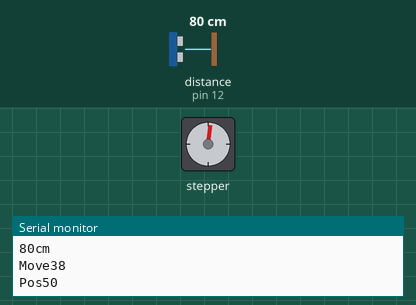
Recording of a sketch running on a simulated Arduino Uno, built with avr-gcc and run on an emulated ATmega328P. Shown: stepper motor, the last lines printed to the serial monitor. Wiring (inferred from the names in the program): ultrasonic range finder: trigger pin 13; echo pin 12. The test bench sets the inputs (shaded band); at power-on: distance to the obstacle (sensor on pin 12) 80 cm. The echo pulse lasts 58.3 µs per cm; stepper angles assume 2038 steps per turn.

Above: at 3.2 s.
3.3 s: distance to the obstacle (sensor on pin 12) set to 120 cm
At 4.83 s:
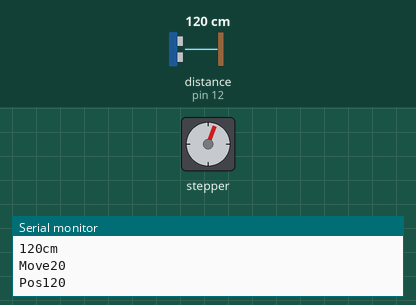
6.3 s: distance to the obstacle (sensor on pin 12) set to 250 cm
At 9.18 s:
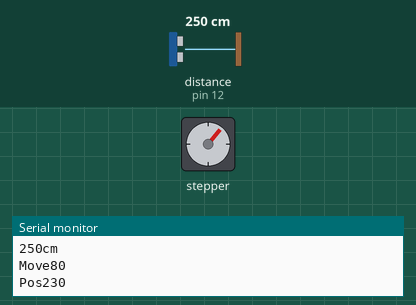
9.3 s: distance to the obstacle (sensor on pin 12) set to 299 cm
At 12.1 s:
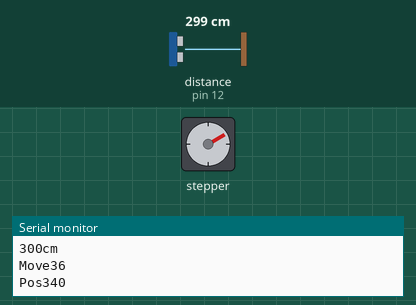
12.3 s: distance to the obstacle (sensor on pin 12) set to 35 cm
Timing chart, 0 to 16.3 s (numbered marks = the images above; inputs shaded):
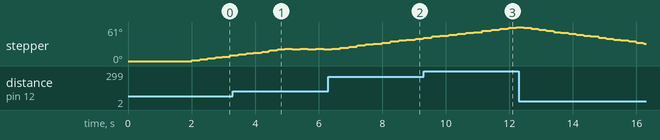

The sketch:

sketch_may31a_copy_20230614160151.ino
```cpp
#include <Stepper.h>
#define button 2
const int stepsPerRevolution = 2038;

const int minDistance = 10;
const int maxDistance = 300;

int maxStep = 1000;
int minStep = 0;
int pos = 0;

Stepper myStepper = Stepper(stepsPerRevolution, 8, 10, 9, 11);
const int pingPin = 13;
const int echoPin = 12;
const int stepSize = 10;
long val;


void setup() {
  // initialize serial communication:
  pinMode(button, INPUT_PULLUP);
  pinMode(pingPin, OUTPUT);
  pinMode(echoPin, INPUT);
  Serial.begin(9600);
  pinMode(button, INPUT);
  myStepper.setSpeed(10);
  delay(2000);
  // calibrateServo();
}

void loop() {
  val = getDistance();

  if (val > 300 || val < 20) return;
  val = map(val, 20, 150, 0, 170);  // scale it to use it with the servo (value between 0 and 180) 1350
  int move = val - pos;

  if (val > pos) {
    myStepper.step(stepSize);  // sets the servo position according to the scaled value
    pos = pos + stepSize;

  } else {
    myStepper.step(-stepSize);  // sets the servo position according to the scaled value
    pos = pos - stepSize;
  }

  Serial.print("Move");
  Serial.println(move);
  Serial.print("Pos");
  Serial.println(pos);
  delay(200);

  long cm = getDistance();

  Serial.print(cm);
  Serial.println("cm");
}
long getDistance() {
  long duration;
  digitalWrite(pingPin, LOW);
  delayMicroseconds(2);
  digitalWrite(pingPin, HIGH);
  delayMicroseconds(10);
  digitalWrite(pingPin, LOW);
  duration = pulseIn(echoPin, HIGH);

  return microsecondsToCentimeters(duration);
}
void calibrateServo() {
  int position = 0;
  myStepper.step(position);
  bool isPressed = false;
  while (!isPressed) {
    myStepper.step(position);
    delay(100);
    if (!digitalRead(button)) {
      Serial.println("gedrückt");
      isPressed = true;
    } else {
      Serial.println("elese 1");
    }
    position++;
  }
  Serial.println(position);

  maxStep = position;
  delay(100);
  isPressed = false;
  while (!isPressed) {
    myStepper.step(position);
    delay(100);
    Serial.println(digitalRead(button));
    if (!digitalRead(button)) {
      Serial.println("gedrückt");
      isPressed = true;
    }
    position--;
  }
  minStep = position;
  Serial.println(position);
}
long microsecondsToCentimeters(long microseconds) {
  // The speed of sound is 340 m/s or 29 microseconds per centimeter.
  // The ping travels out and back, so to find the distance of the object we
  // take half of the distance travelled.
  return microseconds / 29 / 2;
}
```
